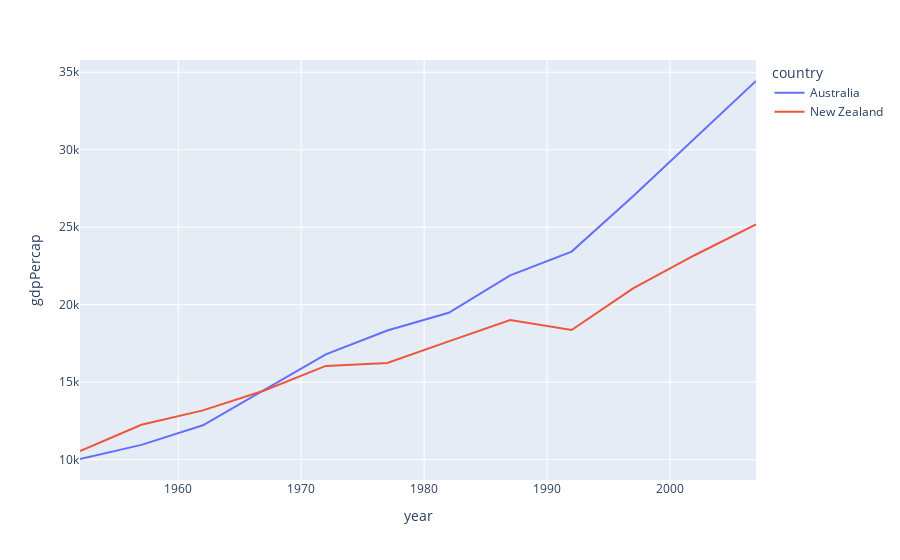

This figure's notebook cell:
### Markdown cell above
### Line Graphs with Plotly

### Code cell
fig = px.line(df, x="year", y="gdpPercap", color='country')
fig.show()

### Figure 1 — Plotly figure (JSON) as saved in the notebook; plotly's stock layout.template omitted (floating-point values rounded to 4 significant figures)
{"data": [{"hovertemplate": "country=Australia<br>year=%{x}<br>gdpPercap=%{y}<extra></extra>", "legendgroup": "Australia", "line": {"color": "#636efa", "dash": "solid"}, "mode": "lines", "name": "Australia", "orientation": "v", "showlegend": true, "type": "scatter", "x": [1952, 1957, 1962, 1967, 1972, 1977, 1982, 1987, 1992, 1997, 2002, 2007], "xaxis": "x", "y": [10040.0, 10950.0, 12220.0, 14530.0, 16790.0, 18330.0, 19480.0, 21890.0, 23420.0, 27000.0, 30690.0, 34440.0], "yaxis": "y"}, {"hovertemplate": "country=New Zealand<br>year=%{x}<br>gdpPercap=%{y}<extra></extra>", "legendgroup": "New Zealand", "line": {"color": "#EF553B", "dash": "solid"}, "mode": "lines", "name": "New Zealand", "orientation": "v", "showlegend": true, "type": "scatter", "x": [1952, 1957, 1962, 1967, 1972, 1977, 1982, 1987, 1992, 1997, 2002, 2007], "xaxis": "x", "y": [10560.0, 12250.0, 13180.0, 14460.0, 16050.0, 16230.0, 17630.0, 19010.0, 18360.0, 21050.0, 23190.0, 25190.0], "yaxis": "y"}], "layout": {"legend": {"title": {"text": "country"}, "tracegroupgap": 0}, "margin": {"t": 60}, "xaxis": {"anchor": "y", "domain": [0, 1], "title": {"text": "year"}}, "yaxis": {"anchor": "x", "domain": [0, 1], "title": {"text": "gdpPercap"}}}}
